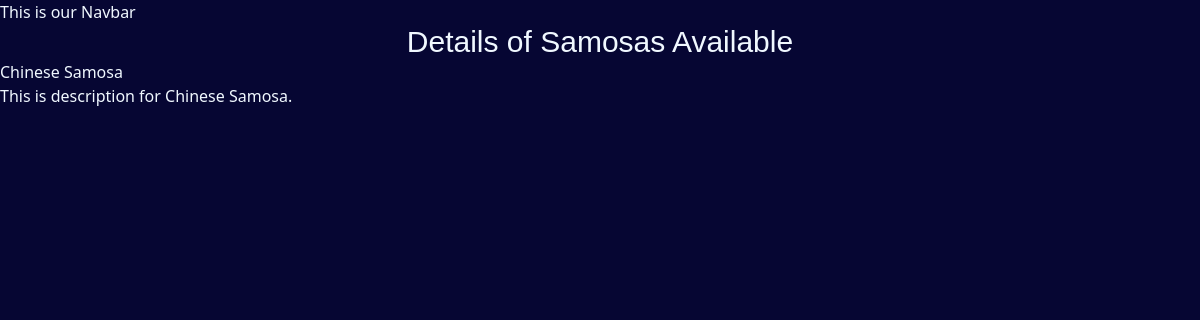
The app's page /bisu/3/ with its own data.
### bisu/models.py (models this page shows, shortened)
class SamosaVariety(models.Model):
    SAMOSA_TYPE_CHOICE = [
        ('PN','Paneer'),
        ('AL','Aloo'),
        ('PJ','Punjabi'),
        ('PS','Pasta'),
        ('CM','Chowmein'),
    ]
    name = models.CharField(max_length=100)
    image = models.ImageField(upload_to='bisu/')
    date_added = models.DateTimeField(default=timezone.now)
    type = models.CharField(max_length=2,choices=SAMOSA_TYPE_CHOICE)
    description = models.TextField(default='')

### bisu/views.py (the view)
# urls.py: path('<int:samosa_id>/',views.samosa_detail,name='samosa_detail'),
def samosa_detail(req,samosa_id):
    samosa = get_object_or_404(SamosaVariety,pk= samosa_id)
    return render(req,'bisu/samosa_detail.html',{'samosa':samosa})

### bisu/templates/bisu/samosa_detail.html (shortened to what this page needs)
{% extends "layout.html" %}
{% block content %}
<h1 class="text-3xl no-underline">Details of Samosas Available</h1>
<h2>{{samosa.name}}</h2>
<p>{{samosa.description}}</p>
{% endblock %}

### static/style.css (style rules this page uses)
body { background-color: rgb(6, 6, 51); color: aliceblue; }
h1 { font-family: sans-serif; text-align: center; text-decoration: underline red; }

### records on screen
SamosaVariety: name "Chinese Samosa", description "This is description for Chinese Samosa."
